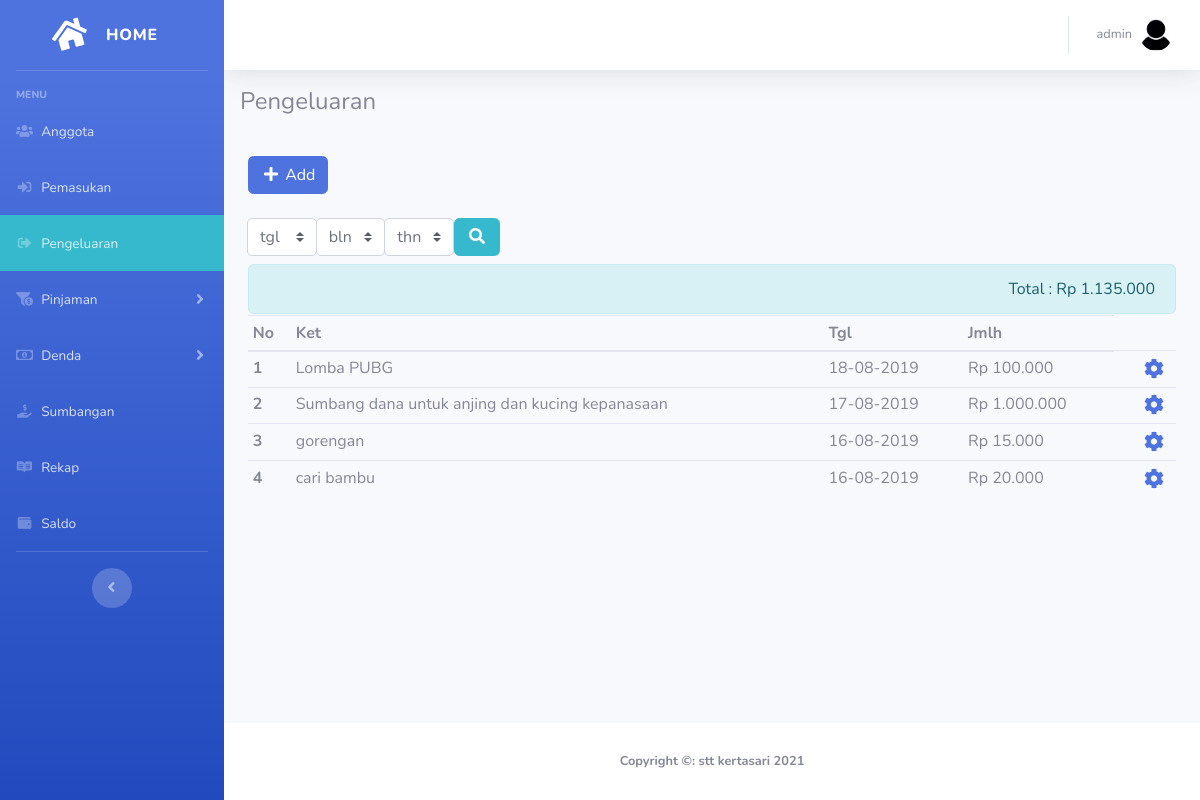
The app's page /pengeluaran.php (signed in) with its own data.
### tables this page shows
CREATE TABLE `pengeluaran` (
  `id_pengeluaran` int(11) NOT NULL,
  `keterangan_pengeluaran` varchar(100) NOT NULL,
  `tanggal_pengeluaran` date NOT NULL,
  `jumlah_pengeluaran` varchar(100) NOT NULL
);

### pengeluaran.php (the view, shortened to what this page needs)
<?php
    require_once'functions.php';
    $data=getpengeluaran("SELECT * FROM pengeluaran ORDER BY id_pengeluaran DESC");
    $pengeluaran=mysqli_query($conn,"SELECT SUM(jumlah_pengeluaran) AS total FROM pengeluaran");
    $totalpengeluaran=mysqli_fetch_assoc($pengeluaran);
?>
<!DOCTYPE html>
<html lang="en">
<head>
  <link href="vendor/fontawesome-free/css/all.min.css" rel="stylesheet" type="text/css">
  <link href="css/sb-admin-2.min.css" rel="stylesheet">
</head>
<body id="page-top">
  <div id="wrapper">
    <ul class="navbar-nav bg-gradient-primary sidebar sidebar-dark accordion" id="accordionSidebar" style="<?=sidebar(); ?>">
      <a class="sidebar-brand d-flex align-items-center justify-content-center" href="index.php">
        <div class="sidebar-brand-icon rotate-n-15">
          <i class="fas fa-fw fa-home"></i>
        </div>
        <div class="sidebar-brand-text mx-3">Home</div>
      </a>
      <hr class="sidebar-divider">
      <div class="sidebar-heading">
        Menu
      </div>
      <li class="nav-item">
        <a class="nav-link" href="anggota.php">
          <i class="fas fa-fw fa-users"></i>
          <span>Anggota</span></a>
      </li>
    <?php if(isset($_SESSION['login'])){ ?>
      <li class="nav-item">
        <a class="nav-link" href="pemasukan.php">
          <i class="fas fa-fw fa-sign-in-alt"></i>
          <span>Pemasukan</span></a>
      </li>
      <li class="nav-item">
        <a class="nav-link bg-info" href="pengeluaran.php">
          <i class="fas fa-fw fa-sign-out-alt"></i>
          <span>Pengeluaran</span></a>
      </li>
      <li class="nav-item">
        <a class="nav-link collapsed" href="#" data-toggle="collapse" data-target="#collapseTwo" aria-expanded="true" aria-controls="collapseTwo">
          <i class="fas fa-fw fa-funnel-dollar"></i>
          <span>Pinjaman</span>
        </a>
      </li>
      <li class="nav-item">
        <a class="nav-link collapsed" href="#" data-toggle="collapse" data-target="#collapseDenda" aria-expanded="true" aria-controls="collapseTwo">
          <i class="far fa-fw fa-money-bill-alt"></i>
          <span>Denda</span>
        </a>
      </li>
      <li class="nav-item">
        <a class="nav-link" href="sumbangan.php">
          <i class="fas fa-fw fa-hand-holding-usd"></i>
          <span>Sumbangan</span></a>
      </li>
      <li class="nav-item">
        <a class="nav-link" href="rekap.php">
          <i class="fab fa-fw fa-readme"></i>
          <span>Rekap</span></a>
      </li>
      <li class="nav-item">
        <a class="nav-link" href="saldo.php">
          <i class="fas fa-fw fa-wallet"></i>
          <span>Saldo</span></a>
      </li>
    <?php }else{echo "";} ?>
      <hr class="sidebar-divider">
      <div class="text-center d-none d-md-inline">
        <button class="rounded-circle border-0" id="sidebarToggle"></button>
      </div>
    </ul>
    <div id="content-wrapper" class="d-flex flex-column">
      <div id="content">
        <nav class="navbar navbar-expand navbar-light bg-white topbar static-top shadow">
          <ul class="navbar-nav ml-auto">
            <li class="nav-item dropdown no-arrow">
              <a class="nav-link dropdown-toggle" href="#" id="userDropdown" role="button" data-toggle="dropdown" aria-haspopup="true" aria-expanded="false">
                <span class="mr-2 d-none d-lg-inline text-gray-600 small">
                  <?php if(isset($_SESSION['login'])){
                    echo $_SESSION['login'];
                  }else{
                    echo'tamu';
                  } ?>
                </span>
                <?php
                  if(isset($_SESSION['login'])){
                    if($_SESSION['login']=="admin"){
                      $fotol="admin.jpg";
                    }else{
                      $fotol="anggota.png";
                    }
                  }else{
                    $fotol="kosong.jpg";
                  }
                ?>
                <img class="img-profile rounded-circle" src="img/<?=$fotol; ?>">
              </a>
            </li>
          </ul>
        </nav>
        <nav class="navbar topbar scrl" style="top:0;width: 100%;">
            <div class="row">
              <div class="col-12">
              <h4 class="text-left">Pengeluaran</h4>
              </div>
            </div>
        </nav>
        <div class="container-fluid">
      <?php if(isset($_SESSION['login'])){ ?>
        <?php if($_SESSION['login']=='admin'){ ?>
        <button id="trigerpengeluaran" class="btn btn-primary mb-4">
          <i id="iconic" class="fas fa-fw fa-plus"></i> <span id="ubahtriger">Add</span></button>
        <?php }else{echo "";} ?>
      <?php }else{echo "";} ?>
        <form class="form-inline mb-2" action="" method="post" style="">
          <div class="input-group">
              <select class="custom-select" id="inputGroupSelect01" style="border-radius:5px;" name="pilihtanggal">
                <option value="all">tgl</option>
              </select>
              <select class="custom-select" id="inputGroupSelect01" style="border-radius:5px;" name="pilihbulan">
                <option value="all">bln</option>
              </select>
              <select class="custom-select" id="inputGroupSelect01" style="border-radius:5px;" name="pilihtahun">
                <option value="all">thn</option>
              </select>
              <button class="btn btn-info" id="basic-addon1" name="caridatapengeluaran" style=""><i class="fas fa-fw fa-search"></i></button>
          </div>
        </form>
        <?php if($totalpengeluaran['total']==null){ ?>
          <h1 class="mt-5 text-center">Tidak ada data!</h1>
        <?php }else{ ?>
        <div class="alert alert-info text-right mt-2" role="alert" style="margin-bottom: 1px">
          <span class="">Total : Rp <?=str_replace(',','.',number_format($totalpengeluaran['total'])); ?></span>
        </div>
      <table class="table table-sm">
        <thead>
          <tr>
            <th scope="col">No</th>
            <th scope="col">Ket</th>
            <th scope="col">Tgl</th>
            <th scope="col">Jmlh</th>
          </tr>
        </thead>
        <tbody>
          <?php $no=1; foreach($data as $d): ?>
            <tr>
              <th scope="row"><?=$no; ?></th>
              <td><?=$d['keterangan_pengeluaran']; ?></td>
              <td><?=date('d-m-Y', strtotime($d['tanggal_pengeluaran'])); ?></td>
              <td>Rp <?=str_replace(',','.',number_format($d['jumlah_pengeluaran'])); ?></td>
              <?php if(isset($_SESSION['login'])){ ?>
                <?php if($_SESSION['login']=='admin'){ ?>
              <td>
                <a tabindex="0" class="badge float-right asd" role="button" data-toggle="popover" data-trigger="focus" title="<?=$d['keterangan_pengeluaran']; ?>" data-html="true" data-content='<div class="text-center"><a href="" data-idanjing="<?=$d['id_pengeluaran']; ?>"><div class="btn davu fuck"><i class="fas fa-fw fa-edit text-success ukuran"></i></div></a>||<a href="delete/deletepengeluaran.php?idpengeluaran=<?=$d['id_pengeluaran']; ?>"><div class="btn returne"><i class="fas fa-fw fa-trash-alt text-danger ukuran"></i></div></a></div>'><i class="fas fa-fw fa-cog muter" style="font-size: 20px;" data-idpemasukan="<?=$d['id_pengeluaran']; ?>"></i></a>
              </td>
                <?php }else{echo "";} ?>
              <?php }else{echo "";} ?>
            </tr>
          <?php $no++; endforeach; ?>
        </tbody>
      </table>
      <?php } ?>
        </div>
      </div>
      <footer class="sticky-footer bg-white" style="margin-top: 50px;">
        <div class="container my-auto">
          <div class="copyright text-center my-auto">
            <span> <?=tahun(); ?></span>
          </div>
        </div>
      </footer>
    </div>
  </div>
  <?=downbar(); ?>
</body>
</html>

### functions.php (shortened to what this page needs)
<?php
	$conn=mysqli_connect('localhost','root','','sttkertasarikoperasi');
	function tahun(){
		$tahun=date("Y");
		return "<b>Copyright &copy;: stt kertasari ".$tahun."</b>";
	}
	function sidebar(){
		return "z-index: 9999999999;";
	}
	function downbar(){
		return '<div class="online bg-white" style="position: fixed;bottom: 0;right:0;z-index: 999999999;width: 100%;height: 29px;margin-right:;border-radius:3px;">
        	<span></span>
  		</div>';
	}
	function getpengeluaran($data){
		global $conn;
		$result=mysqli_query($conn,$data);
		return $result;
	}
?>

### pengeluaran.php (style rules this page uses)
.muter { -webkit-transform:rotate(0deg); transition: .5s; }

### records on screen
pengeluaran: keterangan_pengeluaran "Lomba PUBG", tanggal_pengeluaran "18-08-2019", jumlah_pengeluaran "100.000"
pengeluaran: keterangan_pengeluaran "Sumbang dana untuk anjing dan kucing kepanasaan", tanggal_pengeluaran "17-08-2019", jumlah_pengeluaran "1.000.000"
pengeluaran: keterangan_pengeluaran "gorengan", tanggal_pengeluaran "16-08-2019", jumlah_pengeluaran "15.000"
pengeluaran: keterangan_pengeluaran "cari bambu", tanggal_pengeluaran "16-08-2019", jumlah_pengeluaran "20.000"

### other values on screen
$_SESSION['login'] "admin"
str_replace(',','.',number_format($totalpengeluaran['total'])) "1.135.000"
